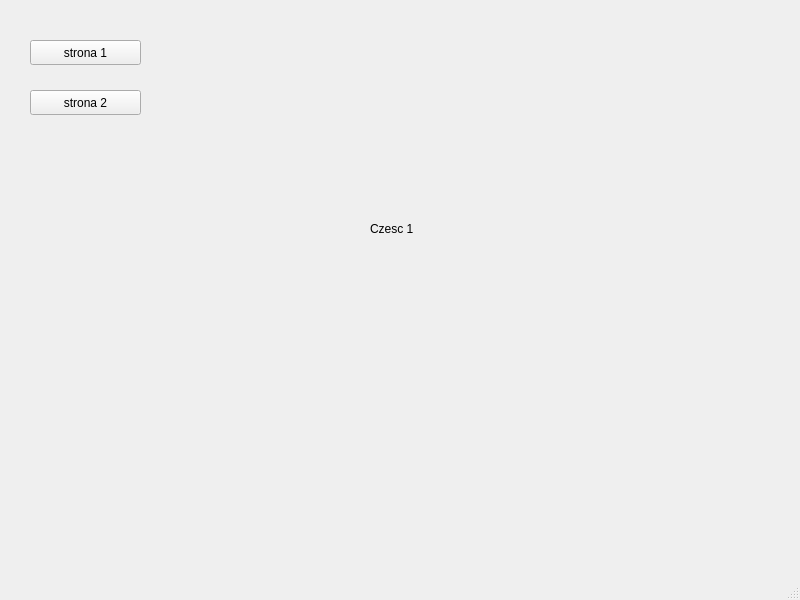
<?xml version="1.0" encoding="UTF-8"?>
<ui version="4.0">
 <class>MainWindow</class>
 <widget class="QMainWindow" name="MainWindow">
  <property name="geometry">
   <rect>
    <x>0</x>
    <y>0</y>
    <width>800</width>
    <height>600</height>
   </rect>
  </property>
  <property name="windowTitle">
   <string>MainWindow</string>
  </property>
  <widget class="QWidget" name="centralwidget">
   <widget class="QStackedWidget" name="stackedWidget">
    <property name="geometry">
     <rect>
      <x>240</x>
      <y>90</y>
      <width>391</width>
      <height>281</height>
     </rect>
    </property>
    <widget class="QWidget" name="page">
     <widget class="QLabel" name="label">
      <property name="geometry">
       <rect>
        <x>130</x>
        <y>130</y>
        <width>67</width>
        <height>17</height>
       </rect>
      </property>
      <property name="text">
       <string>Czesc 1</string>
      </property>
     </widget>
    </widget>
    <widget class="QWidget" name="page_3"/>
    <widget class="QWidget" name="page_2">
     <widget class="QLabel" name="label_2">
      <property name="geometry">
       <rect>
        <x>150</x>
        <y>130</y>
        <width>131</width>
        <height>17</height>
       </rect>
      </property>
      <property name="text">
       <string>czesc witaj 2</string>
      </property>
     </widget>
     <widget class="QPushButton" name="pushButton_3">
      <property name="geometry">
       <rect>
        <x>70</x>
        <y>190</y>
        <width>211</width>
        <height>25</height>
       </rect>
      </property>
      <property name="text">
       <string>PushButton</string>
      </property>
     </widget>
    </widget>
   </widget>
   <widget class="QPushButton" name="pushButton">
    <property name="geometry">
     <rect>
      <x>30</x>
      <y>40</y>
      <width>111</width>
      <height>25</height>
     </rect>
    </property>
    <property name="text">
     <string>strona 1</string>
    </property>
   </widget>
   <widget class="QPushButton" name="pushButton_2">
    <property name="geometry">
     <rect>
      <x>30</x>
      <y>90</y>
      <width>111</width>
      <height>25</height>
     </rect>
    </property>
    <property name="text">
     <string>strona 2</string>
    </property>
   </widget>
  </widget>
  <widget class="QMenuBar" name="menubar">
   <property name="geometry">
    <rect>
     <x>0</x>
     <y>0</y>
     <width>800</width>
     <height>22</height>
    </rect>
   </property>
  </widget>
  <widget class="QStatusBar" name="statusbar"/>
 </widget>
 <resources/>
 <connections/>
</ui>
